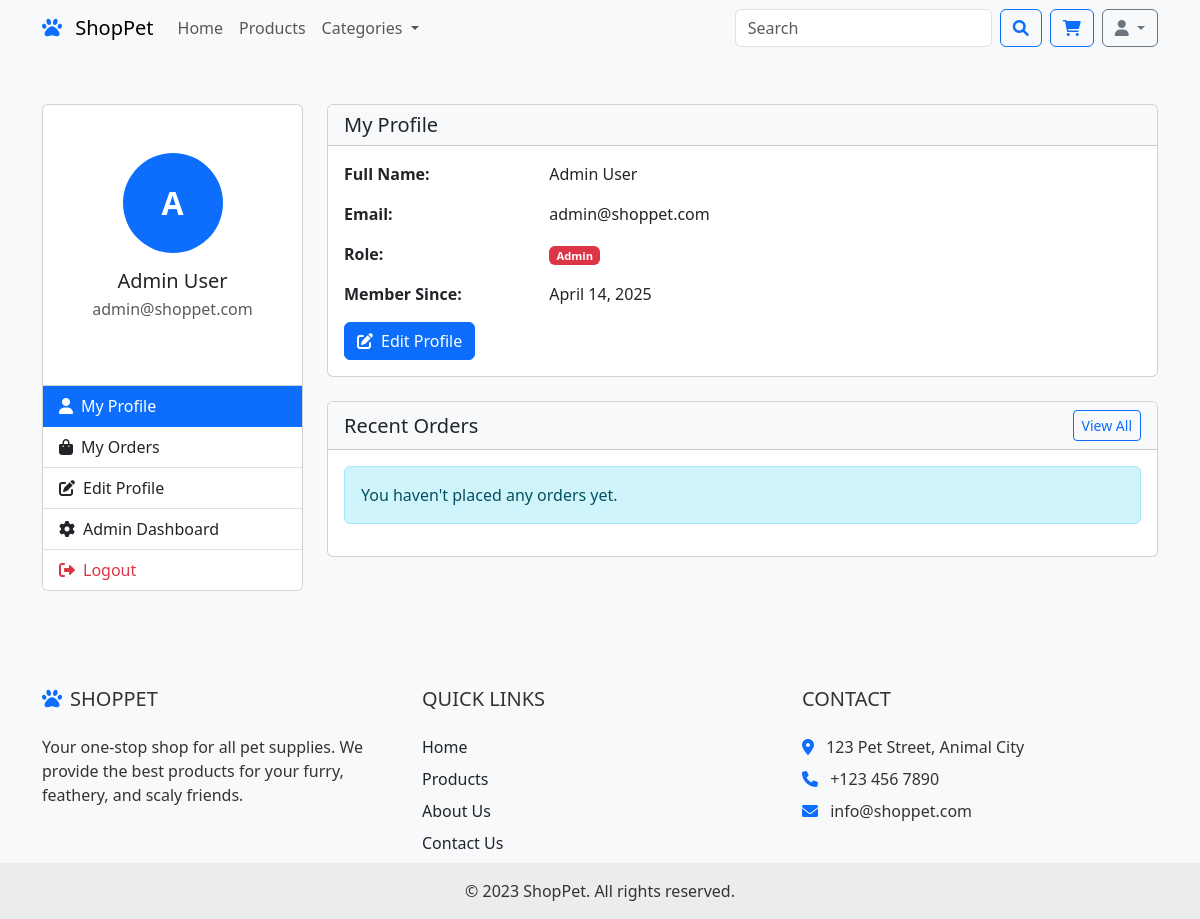
The app's page /profile.php (signed in) with its own data.
### tables this page shows
CREATE TABLE `users` (
  `id` int(11) NOT NULL,
  `name` varchar(100) NOT NULL,
  `email` varchar(100) NOT NULL,
  `password` varchar(255) NOT NULL,
  `role` enum('user','admin') NOT NULL DEFAULT 'user',
  `created_at` datetime NOT NULL,
  `updated_at` datetime DEFAULT NULL,
  `profile_image` varchar(255) DEFAULT NULL
);

### functions/utilities.php (called while the page is built, shortened)
<?php
function isAdmin() {
    return isset($_SESSION['role']) && $_SESSION['role'] === 'admin';
}

### profile.php (the view, shortened to what this page needs)
<?php
require_once 'config/database.php';
require_once 'functions/utilities.php';
$user_id = $_SESSION['user_id'];
$userQuery = "SELECT * FROM users WHERE id = ?";
$stmt = $conn->prepare($userQuery);
$stmt->bind_param("i", $user_id);
$stmt->execute();
$userResult = $stmt->get_result();
$user = $userResult->fetch_assoc();
$ordersQuery = "SELECT * FROM orders WHERE user_id = $user_id ORDER BY created_at DESC LIMIT 1";
$ordersResult = $conn->query($ordersQuery);
$orders = $ordersResult->fetch_all(MYSQLI_ASSOC);
?>
<!DOCTYPE html>
<html lang="en">
<head>
    <link href="https://cdn.jsdelivr.net/npm/bootstrap@5.3.0-alpha1/dist/css/bootstrap.min.css" rel="stylesheet">
    <link rel="stylesheet" href="https://cdnjs.cloudflare.com/ajax/libs/font-awesome/6.0.0/css/all.min.css">
    <link rel="stylesheet" href="assets/css/style.css">
</head>
<body>
    <?php include 'includes/header.php'; ?>
    <div class="container my-5">
        <div class="row">
            <div class="col-lg-3 mb-4">
                <div class="card">
                    <div class="card-body text-center py-5">
                        <div class="user-avatar mx-auto mb-3" style="width: 100px; height: 100px; font-size: 2rem;">
                            <?php echo strtoupper(substr($user['name'], 0, 1)); ?>
                        </div>
                        <h5 class="mb-1"><?php echo $user['name']; ?></h5>
                        <p class="text-muted"><?php echo $user['email']; ?></p>
                    </div>
                    <div class="list-group list-group-flush">
                        <a href="profile.php" class="list-group-item list-group-item-action active">
                            <i class="fas fa-user me-2"></i>My Profile
                        </a>
                        <a href="orders.php" class="list-group-item list-group-item-action">
                            <i class="fas fa-shopping-bag me-2"></i>My Orders
                        </a>
                        <a href="edit_profile.php" class="list-group-item list-group-item-action">
                            <i class="fas fa-edit me-2"></i>Edit Profile
                        </a>
                        <?php if (isAdmin()): ?>
                        <a href="admin/index.php" class="list-group-item list-group-item-action">
                            <i class="fas fa-cog me-2"></i>Admin Dashboard
                        </a>
                        <?php endif; ?>
                        <a href="logout.php" class="list-group-item list-group-item-action text-danger">
                            <i class="fas fa-sign-out-alt me-2"></i>Logout
                        </a>
                    </div>
                </div>
            </div>
            <div class="col-lg-9">
                <div class="card mb-4">
                    <div class="card-header bg-light">
                        <h5 class="mb-0">My Profile</h5>
                    </div>
                    <div class="card-body">
                        <div class="row mb-3">
                            <div class="col-md-3 fw-bold">Full Name:</div>
                            <div class="col-md-9"><?php echo $user['name']; ?></div>
                        </div>
                        <div class="row mb-3">
                            <div class="col-md-3 fw-bold">Email:</div>
                            <div class="col-md-9"><?php echo $user['email']; ?></div>
                        </div>
                        <div class="row mb-3">
                            <div class="col-md-3 fw-bold">Role:</div>
                            <div class="col-md-9">
                                <?php if (isAdmin()): ?>
                                    <span class="badge bg-danger">Admin</span>
                                <?php else: ?>
                                    <span class="badge bg-primary">Customer</span>
                                <?php endif; ?>
                            </div>
                        </div>
                        <div class="row mb-3">
                            <div class="col-md-3 fw-bold">Member Since:</div>
                            <div class="col-md-9"><?php echo date('F j, Y', strtotime($user['created_at'])); ?></div>
                        </div>
                        <div class="mt-3">
                            <a href="edit_profile.php" class="btn btn-primary">
                                <i class="fas fa-edit me-2"></i>Edit Profile
                            </a>
                        </div>
                    </div>
                </div>
                <div class="card">
                    <div class="card-header bg-light d-flex justify-content-between align-items-center">
                        <h5 class="mb-0">Recent Orders</h5>
                        <a href="orders.php" class="btn btn-sm btn-outline-primary">View All</a>
                    </div>
                    <div class="card-body">
                        <?php if (empty($orders)): ?>
                            <div class="alert alert-info">
                                <p class="mb-0">You haven't placed any orders yet.</p>
                            </div>
                        <?php endif; ?>
                    </div>
                </div>
            </div>
        </div>
    </div>
    <?php include 'includes/footer.php'; ?>
</body>
</html>

### assets/css/style.css (style rules this page uses)
body { font-family: 'Segoe UI', Tahoma, Geneva, Verdana, sans-serif; color: #333; background-color: #f8f9fa; }
.badge { font-size: 0.7rem; }
.user-avatar { width: 50px; height: 50px; border-radius: 50%; background-color: #0d6efd; color: white; display: flex; align-items: center; justify-content: center; font-weight: bold; }
.btn-primary { background-color: #0d6efd; border-color: #0d6efd; }

### records on screen
users: name "A", name "Admin User", email "admin@shoppet.com", created_at "April 14, 2025"
